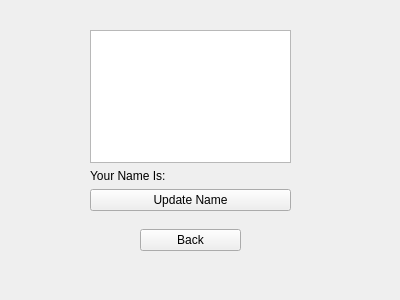
<?xml version="1.0" encoding="UTF-8"?>
<ui version="4.0">
 <class>settings</class>
 <widget class="QWidget" name="settings">
  <property name="geometry">
   <rect>
    <x>0</x>
    <y>0</y>
    <width>400</width>
    <height>300</height>
   </rect>
  </property>
  <property name="windowTitle">
   <string>Form</string>
  </property>
  <widget class="QWidget" name="verticalLayoutWidget">
   <property name="geometry">
    <rect>
     <x>90</x>
     <y>30</y>
     <width>201</width>
     <height>181</height>
    </rect>
   </property>
   <layout class="QVBoxLayout" name="verticalLayout">
    <item>
     <widget class="QPlainTextEdit" name="UpdateNameTextEdit"/>
    </item>
    <item>
     <layout class="QHBoxLayout" name="horizontalLayout_2">
      <item>
       <widget class="QLabel" name="YourNameIs_2">
        <property name="text">
         <string>Your Name Is:  </string>
        </property>
       </widget>
      </item>
      <item>
       <widget class="QLabel" name="CurrentName"/>
      </item>
     </layout>
    </item>
    <item>
     <widget class="QPushButton" name="UpdateNameBtn">
      <property name="text">
       <string>Update Name</string>
      </property>
     </widget>
    </item>
   </layout>
  </widget>
  <widget class="QWidget" name="gridLayoutWidget">
   <property name="geometry">
    <rect>
     <x>140</x>
     <y>220</y>
     <width>101</width>
     <height>41</height>
    </rect>
   </property>
   <layout class="QGridLayout" name="gridLayout">
    <item row="0" column="0">
     <widget class="QPushButton" name="SettingspageBackBtn">
      <property name="text">
       <string>Back</string>
      </property>
     </widget>
    </item>
   </layout>
  </widget>
 </widget>
 <resources/>
 <connections/>
</ui>
